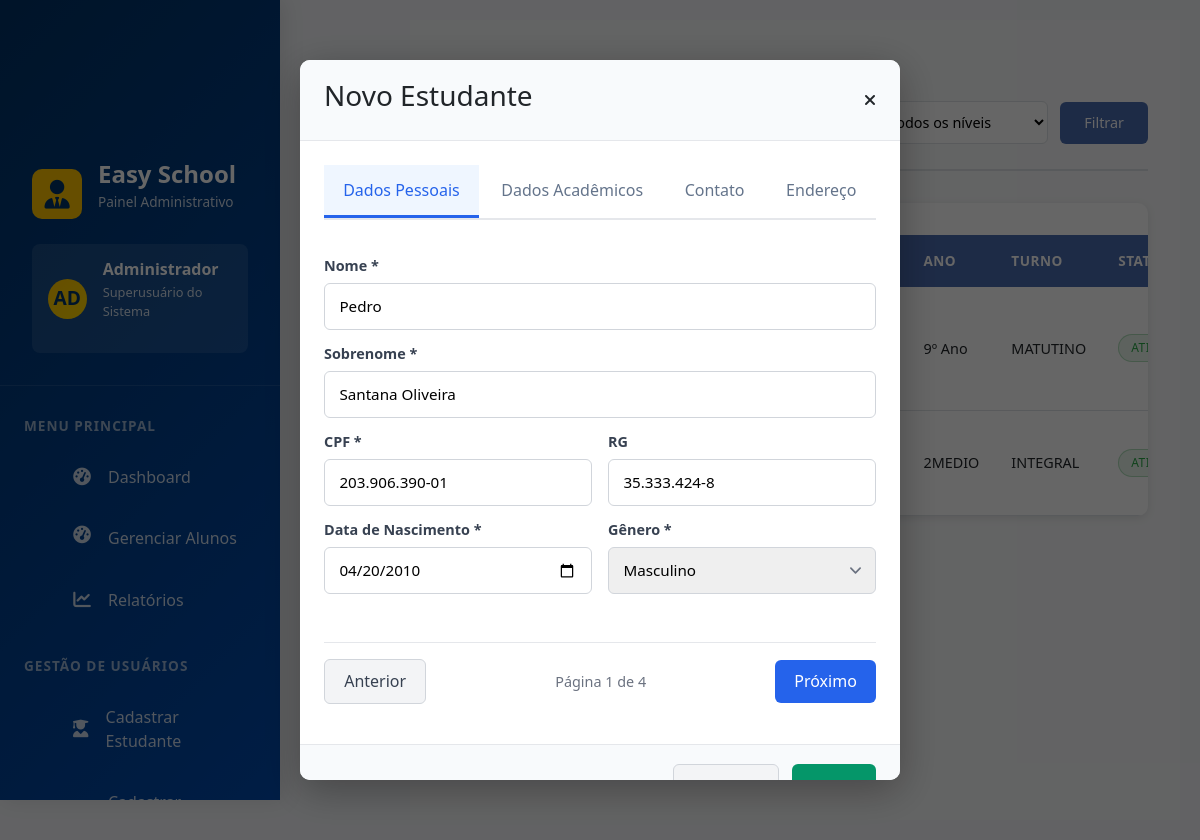
The page /administrator/dashboard/list/student/edit/num/2 on the database as committed earlier.
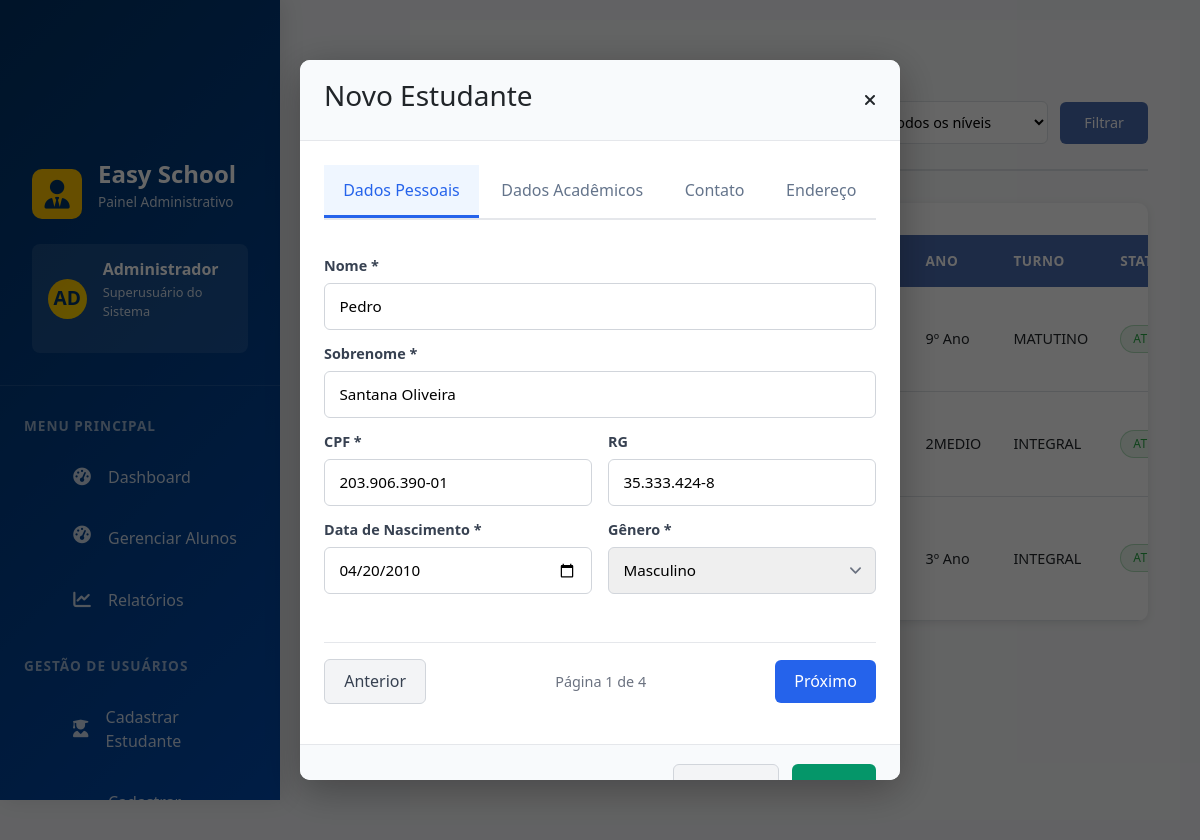
The same page on the database as committed later.
### student/models.py (models this page shows, shortened)
class Student(PersonUser):
    GRADE_LEVEL_CHOICES = [
        ('INFANTIL', 'Educação Infantil'),
        ('FUNDAMENTAL1', 'Ensino Fundamental I'),
        ('FUNDAMENTAL2', 'Ensino Fundamental II'),
        ('MEDIO', 'Ensino Médio'),
        ('SUPERIOR', 'Ensino Superior'),
    ]
    SPECIFIC_GRADE_CHOICES = [
        ('1ANO', '1º Ano'), ('2ANO', '2º Ano'), ('3ANO', '3º Ano'),
        ('4ANO', '4º Ano'), ('5ANO', '5º Ano'), ('6ANO', '6º Ano'),
        ('7ANO', '7º Ano'), ('8ANO', '8º Ano'), ('9ANO', '9º Ano'),
        ('1MEDIO', '1º Ano EM'), ('2MEDIO', '2º Ano EM'), ('3MEDIO', '3º Ano EM'),
    ]
    enrollment_number = models.CharField(
        max_length=20,
        unique=True,
        verbose_name='Matrícula'
    )
    grade_level = models.CharField(
        max_length=20,
        choices=GRADE_LEVEL_CHOICES,
        verbose_name='Nível de Ensino'
    )
    specific_grade = models.CharField(
        max_length=20,
        choices=SPECIFIC_GRADE_CHOICES,
        verbose_name='Série/Ano'
    )
    shift = models.CharField(
        max_length=20,
        choices=[
            ('MATUTINO', 'Matutino'),
            ('VESPERTINO', 'Vespertino'),
            ('NOTURNO', 'Noturno'),
            ('INTEGRAL', 'Integral'),
        ],
        verbose_name='Turno'
    )
    enrollment_date = models.DateField(
        verbose_name='Data de Matrícula',
        auto_now_add=True
    )
    father_name = models.CharField(max_length=100, verbose_name='Nome do Pai', blank=True, null=True)
    mother_name = models.CharField(max_length=100, verbose_name='Nome da Mãe', blank=True, null=True)
    guardian_name = models.CharField(max_length=100, verbose_name='Responsável', blank=True, null=True)
    guardian_phone = models.CharField(max_length=15, verbose_name='Telefone do Responsável', blank=True, null=True)
    photo = models.ImageField(
        upload_to='students/photos/',
        verbose_name='Foto',
        blank=True,
        null=True
    )
    class Meta:
        verbose_name = 'Estudante'
        verbose_name_plural = 'Estudantes'
        ordering = ['enrollment_number']

### administrator/views.py (the view)
# urls.py: path('dashboard/list/student/edit/num/<int:student_id>', admin_views.openModal_edit, name='openModal_edit'),
def openModal_edit(request, student_id):
    students = Student.objects.all()
    student = get_object_or_404(Student, id=student_id)
    context = {
        'students': students,
        'student': student,
        'open_student_modal': True,
        'page': 'list_students',
        "is_edit": True,
        "form_action": reverse("student:student_edit_account", args=[student.id]),
        "student": student,
    }
    return render(request, 'dashboard_admin/dashboard.html', context)

### administrator/templatetags/student_filters.py (called while the page is built)
@register.filter(name='get_grade_level_display')
def get_grade_level_display(value):
    grade_levels = {
        'FUNDAMENTAL1': 'Fundamental I',
        'FUNDAMENTAL2': 'Fundamental II',
        'MEDIO': 'Ensino Médio',
        'SUPERIOR': 'Ensino Superior',
    }
    return grade_levels.get(value, value)

@register.filter(name='get_grade_display')
def get_grade_display(value):
    grades = {
        '1ANO': '1º Ano',
        '2ANO': '2º Ano',
        '3ANO': '3º Ano',
        '4ANO': '4º Ano',
        '5ANO': '5º Ano',
        '6ANO': '6º Ano',
        '7ANO': '7º Ano',
        '8ANO': '8º Ano',
        '9ANO': '9º Ano',
        '1SERIE': '1ª Série',
        '2SERIE': '2ª Série',
        '3SERIE': '3ª Série',
    }
    return grades.get(value, value)

@register.filter(name='get_shift_display')
def get_shift_display(value):
    shifts = {
        'MORNING': 'Manhã',
        'AFTERNOON': 'Tarde',
        'NIGHT': 'Noite',
        'FULL': 'Integral',
    }
    return shifts.get(value, value)

### administrator/templates/dashboard_admin/dashboard.html (shortened to what this page needs)
{% extends "base/base.html" %}
{% load static %}
{% block sidebar %}
    {% include "sidebar_admin/sidebar.html" %}
{% endblock %}
{% block content %}
    {% if page == "list_students" %}
        {% include "student/list.html" %}
    {% elif page == "list_teachers" %}
        {% include "teachers/list.html" %}
    {% else %}
        {% include "content/content.html" %}
    {% endif %}
    {% include "modals/create_student_modal.html" %}
{% endblock %}

### administrator/templates/student/list.html (shortened to what this page needs)
{% load student_filters %}
<div class="student-page">
    <div class="student-header">
        <div class="header-left">
            <h2>Alunos</h2>
            <span class="subtitle">
            </span>
        </div>
        <div class="header-right">
            <div class="header-right">
                <div class="action-bar">
                    <button id="openStudentModal" class="btn-primary">
                        <span>Novo Estudante</span>
                </div>
            </div>
            <form method="get" class="filter-form">
                <select name="level">
                    <option value="">Todos os níveis</option>
                </select>
                <button type="submit" class="btn btn-primary">
                    Filtrar
                </button>
            </form>
        </div>
    </div>
    <div class="table-wrapper">
        <table class="student-table">
            <thead>
                <tr>
                    <th>Aluno</th>
                    <th>Matrícula</th>
                    <th>Nível</th>
                    <th>Ano</th>
                    <th>Turno</th>
                    <th>Status</th>
                </tr>
            </thead>
            <tbody>
                {% for student in students %}
                <tr>
                    <td>
                        <strong>{{ student.first_name }} {{student.last_name}}</strong><br>
                        <small>{{ student.email }}</small>
                    </td>
                    <td>{{ student.enrollment_number }}</td>
                    <td>{{ student.grade_level|get_grade_level_display }}</td>
                    <td>{{ student.specific_grade|get_grade_display }}</td>
                    <td>{{ student.shift|get_shift_display }}</td>
                    <td>
                        {% if student.is_active %}
                            <span class="status active">Ativo</span>
                        {% else %}
                            <span class="status inactive">Inativo</span>
                        {% endif %}
                    </td>
                </tr>
                {% empty %}
                <tr>
                    <td colspan="7" class="empty">
                        Nenhum aluno encontrado
                    </td>
                </tr>
                {% endfor %}
            </tbody>
        </table>
    </div>
</div>

### administrator/templates/modals/create_student_modal.html (shortened to what this page needs)
<div class="simple-modal-overlay {% if open_student_modal %}active{% endif %}" id="modal-student">
    <div class="simple-modal">
        <div class="simple-modal-header form-scroll">
            <h3>Novo Estudante</h3>
            <a id="closeStudentModal"><i class="fa-solid fa-xmark"></i></a>
        </div>
        <div>
            <form method="post"
                action="{% if is_edit %}
                    {% url 'student:student_edit_account' student.id %}
                {% else %}
                    {% url 'student:student_create_account' %}
                {% endif %}">
                <div class="simple-modal-body ">
                    <div class="form-tabs">
                        <button type="button" class="tab-btn active" data-tab="personal">Dados Pessoais</button>
                        <button type="button" class="tab-btn" data-tab="academic">Dados Acadêmicos</button>
                        <button type="button" class="tab-btn" data-tab="contact">Contato</button>
                        <button type="button" class="tab-btn" data-tab="address">Endereço</button>
                    </div>
                    <div class="tab-content active" id="personal-tab">
                        <div class="simple-form-group">
                            <label>Nome *</label>
                            <input type="text" name="first_name" value="{{student.first_name}}" required>
                        </div>
                        <div class="simple-form-group">
                            <label>Sobrenome *</label>
                            <input type="text" name="last_name" value="{{student.last_name}}" required>
                        </div>
                        <div class="form-row">
                            <div class="simple-form-group">
                                <label>CPF *</label>
                                <input type="text" id="cpf" name="cpf" placeholder="000.000.000-00" value="{{student.cpf}}" required>
                            </div>
                            <div class="simple-form-group">
                                <label>RG</label>
                                <input type="text" id="rg" name="rg" value="{{student.rg}}">
                            </div>
                        </div>
                        <div class="form-row">
                            <div class="simple-form-group">
                                <label>Data de Nascimento *</label>
                                <input type="date" name="date_of_birth" value="{% if student %}{{ student.date_of_birth|date:'Y-m-d' }}{% endif %}" required>
                            </div>
                            <div class="simple-form-group">
                                <label>Gênero *</label>
                                <select name="gender" value="{{student_gender}}" required>
                                    <option value="M" {% if student.gender == "M"%}selected{% endif %}>Masculino</option>
                                </select>
                            </div>
                        </div>
                    </div>
                    <div class="tab-navigation">
                        <button type="button" class="btn-cancel" onclick="prevTab()">Anterior</button>
                        <span class="tab-indicator">Página <span id="current-tab">1</span> de 4</span>
                        <button type="button" class="btn-next" onclick="nextTab()">Próximo</button>
                    </div>
                </div>
                <div class="simple-modal-footer">
                    <div>
                        <a type="button" class="btn-cancel" href="{% url 'administrator:closeModal' %}"> Cancelar</a>
                    </div>
                    <button type="submit" class="btn-save" id="submit-btn">Salvar
                    </button>
                </div>
            </form>
        </div>
    </div>
</div>

Rows that differ between the two databases and show on the page:
added Student: specific_grade|get_grade_display "3º Ano", shift|get_shift_display "INTEGRAL", is_active "ATIVO"
